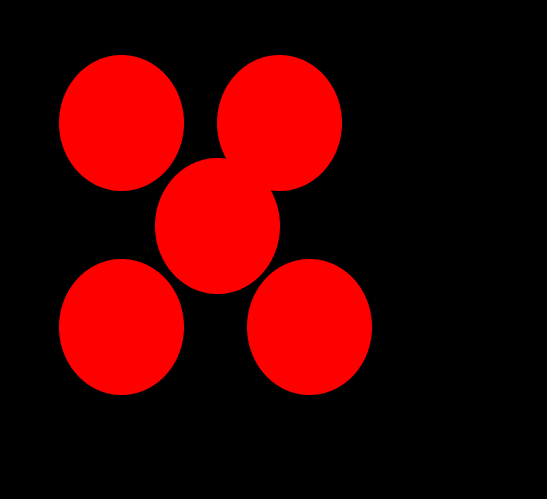
#> input picture input_images/Frame 20.png, 547 x 499 px; its folder holds only this picture in this run
$ python separate_plot_export.py
#> lines starting #> are read from the running program, lines starting #| are printed output that depends on the picture
import cv2
import matplotlib.pyplot as plt
import os

# Set the directory containing images and the output directory for histograms
image_directory = "input_images"
output_directory = "output_images"

# Ensure the output directory exists
os.makedirs(output_directory, exist_ok=True)

# Get all image files in the directory (you can adjust the extensions if needed)
image_files = [f for f in os.listdir(image_directory) if f.endswith((".png", ".jpg", ".jpeg"))]

# Loop over each image file
for image_file in image_files:
    # Read the image
    image_path = os.path.join(image_directory, image_file)
    image = cv2.imread(image_path)
#> image is the input picture: shape (499, 547, 3); mean B, G, R 0, 0, 62

    # Check if the image was loaded correctly
    if image is None:
        print(f"Could not load image: {image_file}")
        continue

    # Calculate the histogram for each color channel
    # b_histogram = cv2.calcHist([image], [0], None, [256], [0, 256])
    # g_histogram = cv2.calcHist([image], [1], None, [256], [0, 256])
    r_histogram = cv2.calcHist([image], [2], None, [256], [0, 256])
#> r_histogram = 256 values, max 205782 at index 0, min 0 at index 1, mean 1066.2

    # Convert BGR to RGB for display
    r_image = cv2.cvtColor(image, cv2.COLOR_BGR2RGB)

    # Set up the plot layout
    plt.rcParams["figure.figsize"] = [12, 3.8]
    plt.subplots_adjust(left=0.05, right=0.95, bottom=0.15, top=0.9)

    # Display the image
    plt.subplot(121)
    plt.imshow(r_image)
    plt.axis("off")

    # Display the histograms
    plt.subplot(122)
    # plt.plot(b_histogram, color='blue', label='blue')
    # plt.plot(g_histogram, color='green', label='green')
    plt.plot(r_histogram, color='red', label='red')
    plt.legend(loc=0)
    plt.xlabel('Brightness')
    plt.ylabel('Count')

    # Save the plot to the output directory with a unique name
    output_filename = os.path.join(output_directory, f"histogram_{os.path.splitext(image_file)[0]}.png")
    plt.savefig(output_filename)
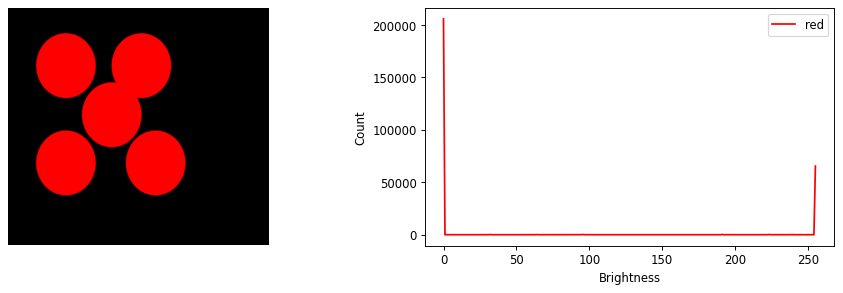
#> figure drawn by matplotlib, 2 panels; panel 2: curve peaks at x = 0, y = 205782
    plt.close()  # Close the figure to manage memory

    print(f"Saved histogram for {image_file} as {output_filename}")

$ run again, on input_images/Frame 21.png
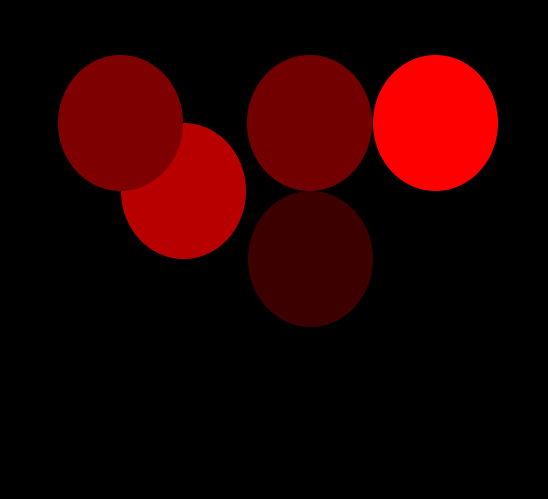
#> input picture input_images/Frame 21.png, 548 x 499 px
#> image is the input picture: shape (499, 548, 3); mean B, G, R 0, 0, 34.6
#> r_histogram = 256 values, max 208246 at index 0, min 0 at index 1, mean 1068.2
#> `plt.savefig(output_filename)`:
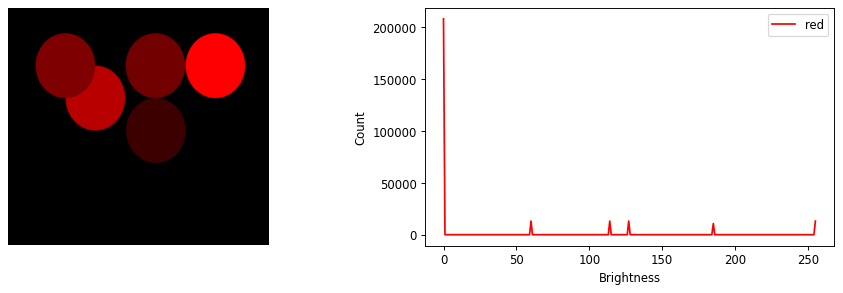
#> figure drawn by matplotlib, 2 panels; panel 2: curve peaks at x = 0, y = 208246

$ run again, on input_images/Frame 22.png
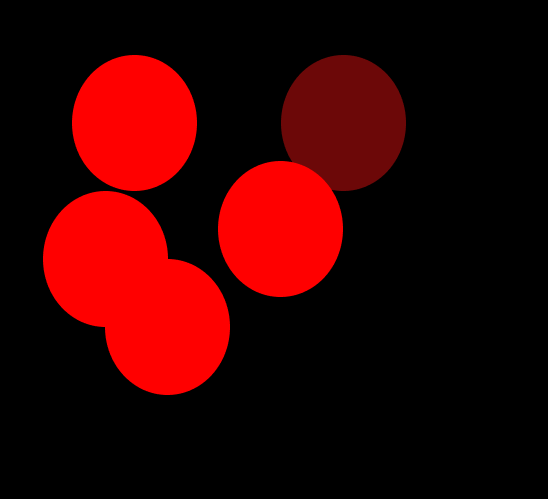
#> input picture input_images/Frame 22.png, 548 x 499 px
#> image is the input picture: shape (499, 548, 3); mean B, G, R 0.4, 0.4, 52.7
#> r_histogram = 256 values, max 208670 at index 0, min 0 at index 1, mean 1068.2
#> `plt.savefig(output_filename)`:
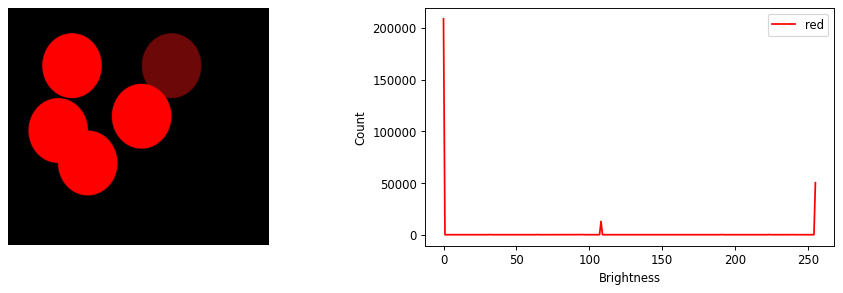
#> figure drawn by matplotlib, 2 panels; panel 2: curve peaks at x = 0, y = 208670

$ run again, on input_images/Frame 23.png
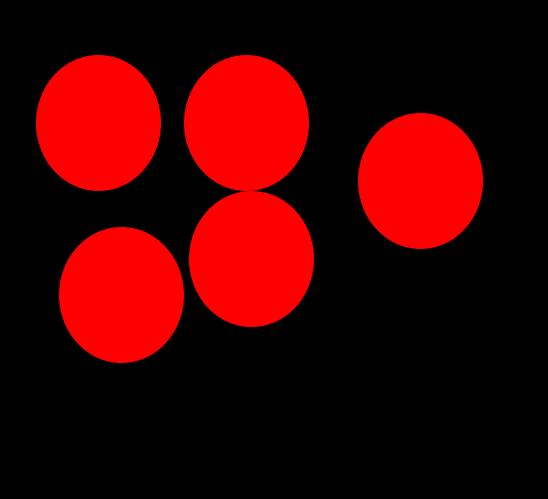
#> input picture input_images/Frame 23.png, 548 x 499 px
#> image is the input picture: shape (499, 548, 3); mean B, G, R 0, 0, 62.3
#> r_histogram = 256 values, max 205762 at index 0, min 0 at index 1, mean 1068.2
#> `plt.savefig(output_filename)`:
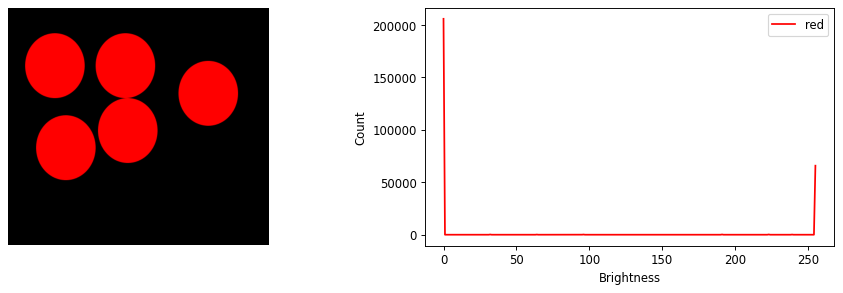
#> figure drawn by matplotlib, 2 panels; panel 2: curve peaks at x = 0, y = 205762
